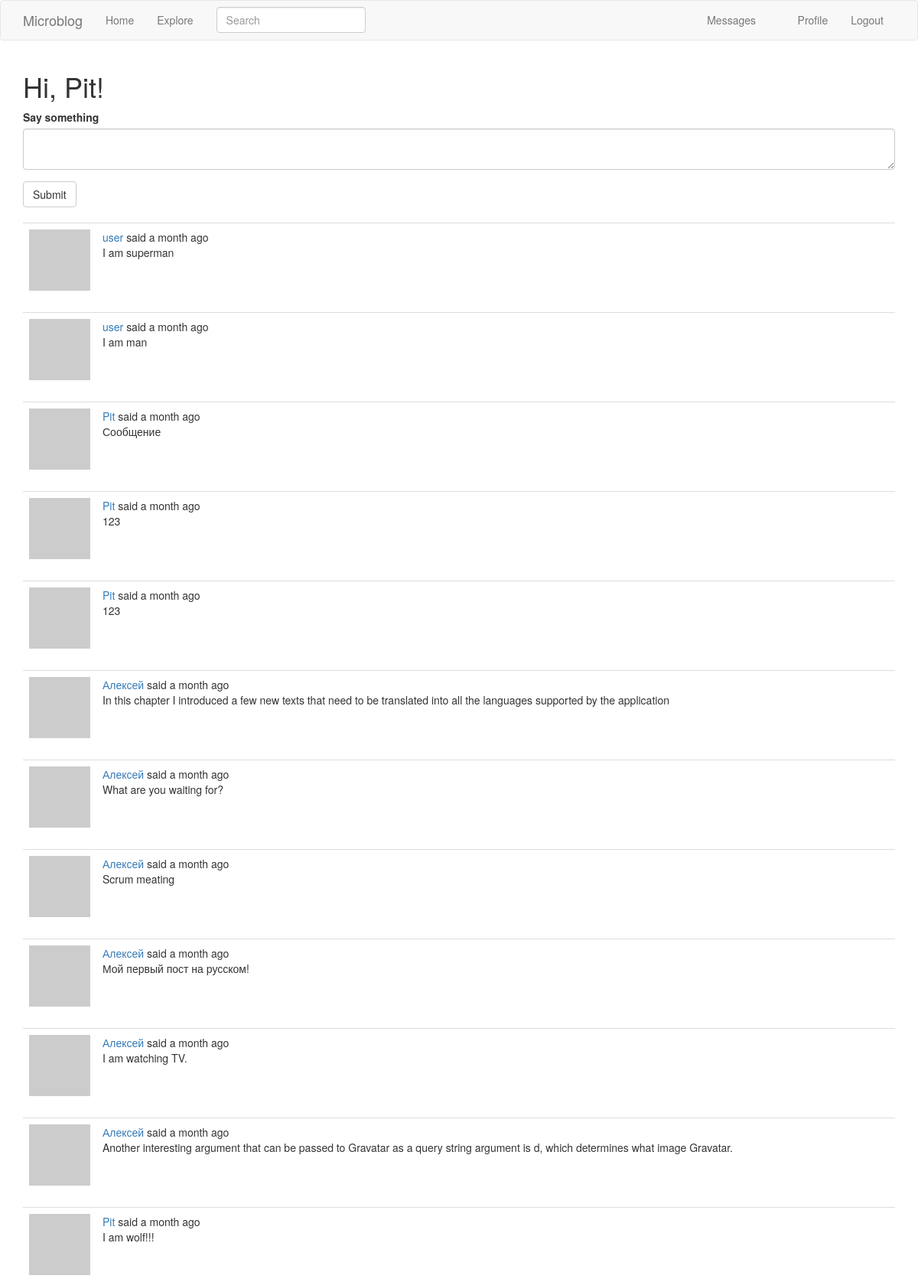
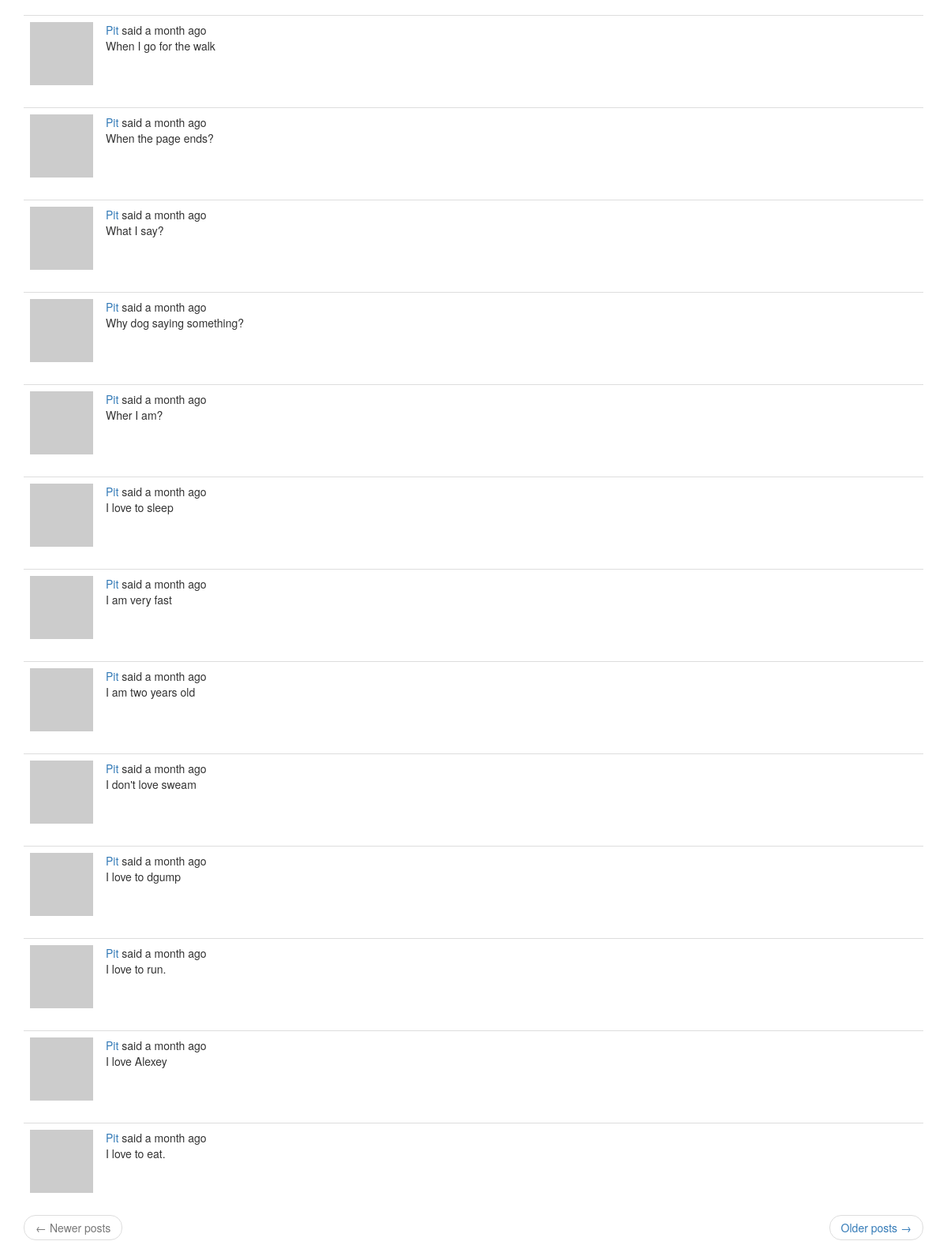
The page /index (signed in) on the database its author committed (2 pictures, top to bottom).
### app/models.py (models this page shows, shortened)
class User(UserMixin, db.Model):
    id = db.Column(db.Integer, primary_key=True)
    username = db.Column(db.String(64), index=True, unique=True)
    email = db.Column(db.String(120), index=True, unique=True)
    password_hash = db.Column(db.String(128))
    posts = db.relationship('Post', backref='author', lazy='dynamic')
    about_me = db.Column(db.String(140))
    last_seen = db.Column(db.DateTime, default=datetime.utcnow)
    followed = db.relationship(
        'User', secondary=followers,
        primaryjoin=(followers.c.follower_id == id),
        secondaryjoin=(followers.c.followed_id == id),
        backref=db.backref('followers', lazy='dynamic'), lazy='dynamic')
    messages_sent = db.relationship('Message',
                                    foreign_keys='Message.sender_id',
                                    backref='author', lazy='dynamic')
    messages_received = db.relationship('Message',
                                        foreign_keys='Message.recipient_id',
                                        backref='recipient', lazy='dynamic')
    last_message_read_time = db.Column(db.DateTime)
    notifications = db.relationship('Notification', backref='user',
                                    lazy='dynamic')
    tasks = db.relationship('Task', backref='user', lazy='dynamic')
    def avatar(self, size):
        digest = md5(self.email.lower().encode('utf-8')).hexdigest()
        return 'https://www.gravatar.com/avatar/{}?d=identicon&s={}'.format(
            digest, size)
    def followed_posts(self):
        followed = Post.query.join(
            followers, (followers.c.followed_id == Post.user_id)).filter(
                followers.c.follower_id == self.id)
        own = Post.query.filter_by(user_id=self.id)
        return followed.union(own).order_by(Post.timestamp.desc())
    def new_messages(self):
        last_read_time = self.last_message_read_time or datetime(1900, 1, 1)
        return Message.query.filter_by(recipient=self).filter(
            Message.timestamp > last_read_time).count()
    def get_tasks_in_progress(self):
        return Task.query.filter_by(user=self, complete=False).all()

class SearchableMixin(object):
    @classmethod
    def before_commit(cls, session):
        session._changes = {
            'add': list(session.new),
            'update': list(session.dirty),
            'delete': list(session.deleted)
        }
    @classmethod
    def after_commit(cls, session):
        for obj in session._changes['add']:
            if isinstance(obj, SearchableMixin):
                add_to_index(obj.__tablename__, obj)
        for obj in session._changes['update']:
            if isinstance(obj, SearchableMixin):
                add_to_index(obj.__tablename__, obj)
        for obj in session._changes['delete']:
            if isinstance(obj, SearchableMixin):
                remove_from_index(obj.__tablename__, obj)
        session._changes = None

class Post(SearchableMixin, db.Model):
    __searchable__ = ['body']
    id = db.Column(db.Integer, primary_key=True)
    body = db.Column(db.String(140))
    timestamp = db.Column(db.DateTime, index=True, default=datetime.utcnow)
    user_id = db.Column(db.Integer, db.ForeignKey('user.id'))
    language = db.Column(db.String(5))

### app/main/routes.py (the view, shortened to what this page needs)
@bp.route('/', methods=['GET', 'POST'])
@bp.route('/index', methods=['GET', 'POST'])
@login_required
def index():
    form = PostForm()
    page = request.args.get('page', 1, type=int)
    posts = current_user.followed_posts().paginate(
        page, current_app.config['POSTS_PER_PAGE'], False)
    next_url = url_for('main.index', page=posts.next_num) \
        if posts.has_next else None
    prev_url = url_for('main.index', page=posts.prev_num) \
        if posts.has_prev else None
    return render_template('index.html', title=_('Home'), form=form,
                           posts=posts.items, next_url=next_url,
                           prev_url=prev_url)

### app/main/forms.py
class SearchForm(FlaskForm):
    q = StringField(_l('Search'), validators=[DataRequired()])
    def __init__(self, *args, **kwargs):
        if 'formdata' not in kwargs:
            kwargs['formdata'] = request.args
        if 'csrf_enabled' not in kwargs:
            kwargs['csrf_enabled'] = False
        super(SearchForm, self).__init__(*args, **kwargs)

class PostForm(FlaskForm):
    post = TextAreaField(_l('Say something'), validators=[DataRequired(), Length(min=1, max=140)])
    submit = SubmitField(_l('Submit'))

### app/main/routes.py (called while the page is built)
@bp.before_app_request
def before_request():
    if current_user.is_authenticated:
        current_user.last_seen = datetime.utcnow()
        db.session.commit()
        g.search_form = SearchForm()
    g.locale = str(get_locale())

### app/models.py (called while the page is built)
@login.user_loader
def load_user(id):
    return User.query.get(int(id))

### app/templates/index.html
{% extends "base.html" %}
{% import 'bootstrap/wtf.html' as wtf %}
{% block app_content %}
    <h1>{{ _('Hi, %(username)s!', username=current_user.username) }}</h1>
    {% if form %}
    {{ wtf.quick_form(form) }}
    <br>
    {% endif %}
    {% for post in posts %}
        {% include '_post.html' %}
    {% endfor %}
    <nav aria-label="...">
        <ul class="pager">
            <li class="previous{% if not prev_url %} disabled{% endif %}">
                <a href="{{ prev_url or '#' }}">
                    <span aria-hidden="true">&larr;</span> {{ _('Newer posts') }}
                </a>
            </li>
            <li class="next{% if not next_url %} disabled{% endif %}">
                <a href="{{ next_url or '#' }}">
                    {{ _('Older posts') }} <span aria-hidden="true">&rarr;</span>
                </a>
            </li>
        </ul>
    </nav>
{% endblock %}

### app/templates/_post.html (shortened to what this page needs)
    <table class="table table-hover">
        <tr>
            <td width="70px">
                <a href="{{ url_for('main.user', username=post.author.username) }}">
                    <img src="{{ post.author.avatar(70) }}" />
                </a>
            </td>
            <td>
                {{ _('%(username)s said %(when)s',
                    username=user_link, when=moment(post.timestamp).fromNow()) }}
                <br>
                <span id="post{{ post.id }}">{{ post.body }}</span>
            </td>
        </tr>
    </table>

### rows shown on the page
Post: body "I am superman"
Post: body "I am man"
Post: body "Сообщение"
Post: body "123"
Post: body "123"
Post: body "In this chapter I introduced a few new texts that need to be translated into all the languages supported by the application"
Post: body "What are you waiting for?"
Post: body "Scrum meating"
Post: body "Мой первый пост на русском!"
Post: body "I am watching TV."
Post: body "Another interesting argument that can be passed to Gravatar as a query string argument is d, which determines what image Gravatar."
Post: body "I am wolf!!!"
Post: body "When I go for the walk"
Post: body "When the page ends?"
Post: body "What I say?"
Post: body "Why dog saying something?"
Post: body "Wher I am?"
Post: body "I love to sleep"
Post: body "I am very fast"
Post: body "I am two years old"
Post: body "I don't love sweam"
Post: body "I love to dgump"
Post: body "I love to run."
Post: body "I love Alexey"
Post: body "I love to eat."
